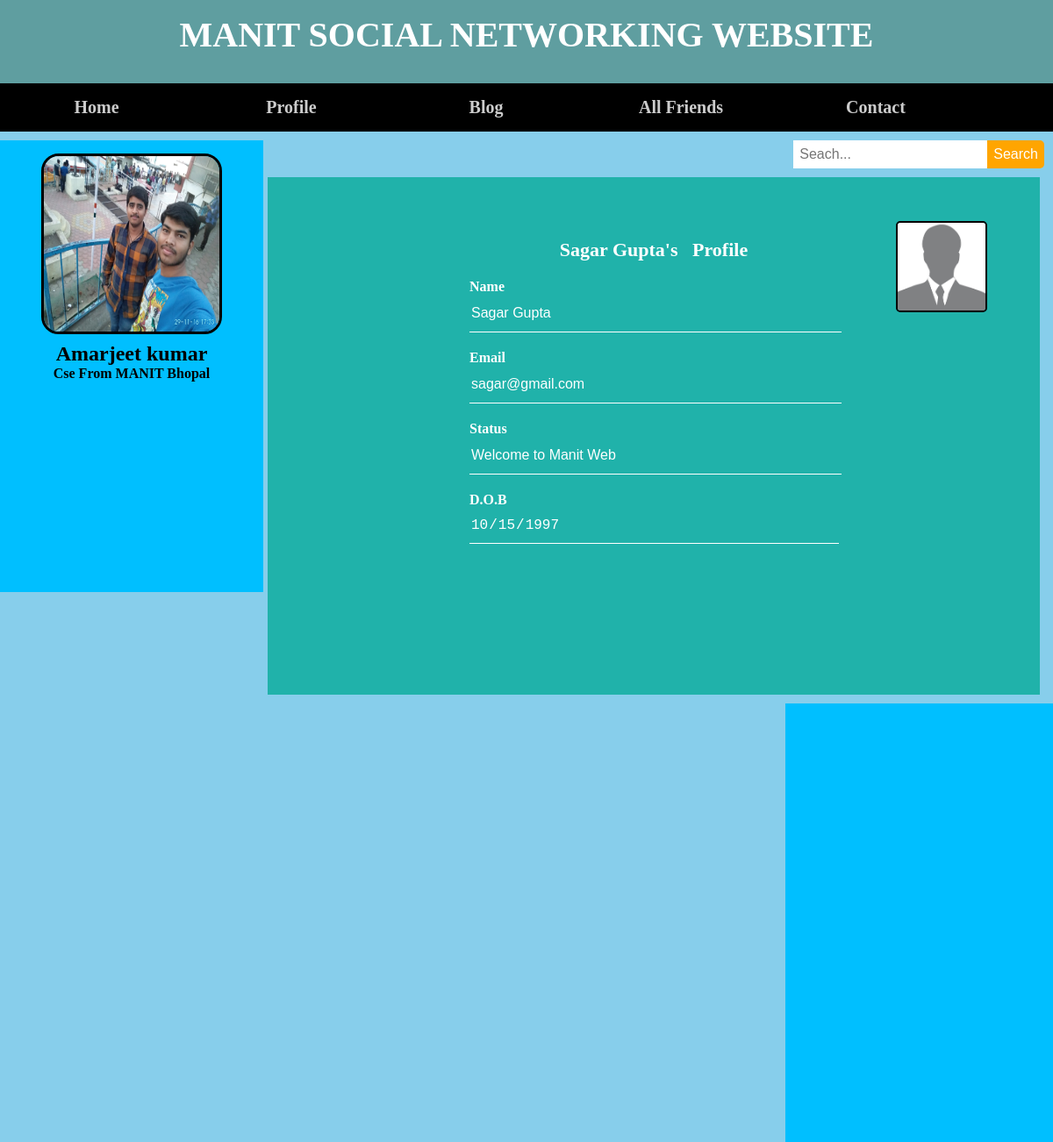
The app's page /profile.php?user_id=2 (signed in) with its own data.
### tables this page shows
CREATE TABLE `users` (
  `user_id` int(11) NOT NULL,
  `user_name` varchar(100) NOT NULL,
  `user_email` varchar(100) NOT NULL,
  `desc_user` varchar(255) NOT NULL,
  `relation` varchar(255) NOT NULL,
  `user_pass` varchar(50) NOT NULL,
  `user_country` varchar(50) NOT NULL,
  `user_gender` varchar(50) NOT NULL,
  `user_img` varchar(50) NOT NULL,
  `user_reg_date` varchar(50) NOT NULL,
  `status` text NOT NULL,
  `verifycode` varchar(11) NOT NULL,
  `posts` text NOT NULL,
  `dob` varchar(15) NOT NULL
);

### profile.php (the view, shortened to what this page needs)
<!DOCTYPE html>
<?php
include("function/function.php");
?>
<html>
<head>
	<link rel="stylesheet" type="text/css" href="style.css">
</head>
<body>
	<div class="maincontent">
	<div id="header">
		<div id="logo">
			MANIT SOCIAL NETWORKING WEBSITE
		</div>
	</div>
	<div class="navbar">
		<?php
		if (isset($_SESSION['email'])) {
				$email=$_SESSION['email'];
				$user="select * from users where user_email='$email' ";
				$run=mysqli_query($con,$user);
				$row=mysqli_fetch_array($run);
				$user_id=$row['user_id'];
				$user_name=$row['user_name'];
				$desc=$row['desc_user'];
				$user_img=$row['user_img'];
				$post_query="select * from posts where user_id='$user_id' ";
				$run_posts=mysqli_query($con,$post_query);
				$count_posts=mysqli_num_rows($run_posts);
				$msg_query="select * from message where reciever='$user_id' and status='unread' order by 1 desc ";
				$run_msg=mysqli_query($con,$msg_query);
				$count_msg=mysqli_num_rows($run_msg);
	echo "<ul>
			<li><a href='index.php'>Home</a></li>
			<li><a href='my_profile.php'>Profile</a>
				<ul>
					<li><a href='my_profile.php?user_id=$user_id'>Change Profile</a></li>
					<li><a href='changepassword.php'>Change Password</a></li>
					<li><a href='logout.php'>Log Out</a></li>
				</ul>
			</li>
			<li><a href='#'>Blog</a>
				<ul>
					<li><a href='my_message.php?Inbox&user_id=$user_id'>Message ($count_msg)</a></li>
					<li><a href='my_post.php?user_id=$user_id'>Posts ($count_posts)</a></li>
					<li><a href='#'>Friends</a></li>
				</ul>
			</li>
			<li><a href='friends.php'>All Friends</a></li>
			<li><a href='#'>Contact</a></li>
			<form method='post' action='#' id='searchbox'>
				<input type='text' name='search' placeholder='Seach...'' />
				<input type='submit' name='search' value='Search'>
			</form>
			</ul>
	</div>
		<div id='left'>
				<center>
					<img src='images/$user_img'  />
				</center>
				<div id='user_details'>
					<p><center><h2>$user_name</h2></center>
					<center><strong>$desc</strong></center></p>
					</br>
				</div>";
			}
			else {
				echo "<script>alert('Login First')</script>";
				echo "<script>window.open('login.php','_self')</script>";
			}
			?>
		</div>
		<div id="content">
		<?php
			if (isset($_GET['user_id'])) {
				$u_id=$_GET['user_id'];
				$query="select * from users where user_id='$u_id' ";
				$run=mysqli_query($con,$query);
				$row=mysqli_fetch_array($run);
				$u_name=$row['user_name'];
				$desc=$row['desc_user'];
				$u_img=$row['user_img'];
				$u_dob=$row['dob'];
				$u_email=$row['user_email'];
			}
		?>
		<img src="images/<?php echo $u_img ?>" width="100" height="100" style="float:right; margin-top: 50px; margin-right: 60px; border: 2px solid black;border-radius: 5px;">
			<div class="loginform">
				<h1> <?php echo $u_name ?>'s &nbsp  Profile </h1>
		<form  method="post" action="" enctype="multipart/form-data" autocomplete="off">
			<p> Name</p>
			<input type="text" name="user_name" value="<?php echo $u_name; ?>" disabled>
			<p>Email</p>
			<input type="text" name="user_email" value="<?php echo $u_email; ?>" disabled>
			<p>Status </p>
			<input type="text" name="user_desc" value="<?php echo $desc; ?>" disabled>
			<p>D.O.B</p>
			<input type="date" name="dob" value="<?php echo $u_dob; ?>" disabled>
		</form>
			</div>
		</div>
		<div id="right">
		</div>
</div>
</body>
</html>

### style.css (style rules this page uses)
html, body, div, span, applet, object, iframe, h1, h2, h3, h4, h5, h6, p, blockquote, pre, a, abbr, acronym, address, big, cite, code, del, dfn, em, img, ins, kbd, q, s, samp, small, strike, strong, sub, sup, tt, var, b, u, i, center, dl, dt, dd, ol, ul, li, fieldset, form, label, legend, table, caption, tbody, tfoot, thead, tr, th, td, article, aside, canvas, details, embed, figure, figcaption, footer, header, hgroup, menu, nav, output, ruby, section, summary, time, mark, audio, video { margin: 0; padding: 0; border: 0; }
body { background: skyblue; margin: 0px; }
#header { width: 100; height: 95px; margin: 0 auto; background: #5F9EA0; }
#logo { color: white; font-size: 40px; line-height:20px; font-family:comic sans MS; position: relative; font-weight: bold; text-align: center; top: 30px; }
.navbar { width: 100; height: 55px; margin: 0 auto; background-color:black; }
.navbar ul { margin: 0px; padding: 0px; list-style: none; }
.navbar ul li { float: left; width: 220px; height: 55px; background-color:black ; opacity: .8; line-height: 55px; text-align: center; margin-right: 2px; }
.navbar ul li a { text-decoration: none; text-align: center; color: white; font-weight: bold; font-size: 20px; display: block; }
.navbar #searchbox { margin-top: 10px; float: right; margin-right: 10px; }
.navbar #searchbox input[type=text] { padding: 7px; border: none; font-size: 16px; font-family: sans-serif; }
.navbar #searchbox input[type=submit] { float: right; background: orange; color: white; border-radius: 0px 5px 5px 0px; cursor: pointer; position: relative; padding: 7px; font-family: sans-serif; font-size: 16px; border: none; }
#left { width: 300px; float: left; padding-top: 15px; background-color: #00bfff; height: 500px; margin-top: 10px; }
#content { width:880px; margin-top: 10px; float: left; margin-left: 5px; background-color: #20B2AA; }
#right { width:305px; height: 500px; margin-top: 10px; float: right; margin-left: 0px; background-color: #00bfff; }
#left img { width: 200px; height: 200px; border: 3px solid black; border-radius: 20px; }
#user_details { width: 200px; margin: 0 auto; padding: 5px; height: 200px; }
.loginform { width: 420px; height: 450px; background:#20B2AA; color: #fff; padding: 70px 30px; margin-left: 200px; }
.loginform h1 { margin: 0; padding: 0 0 20px; text-align: center; font-size: 22px; }
.loginform p { margin: 0; padding: 0; font-weight: bold; }
.loginform input { width: 100%; margin-bottom: 20px; }
.loginform input[type="text"],input[type="password"],input[type="date"],input[type="file"] { border: none; border-bottom: 1px solid #fff; background:transparent; outline: none; height: 40px; color: #fff; font-size: 16px; }

### records on screen
users: user_img (picture), user_name "Amarjeet kumar", desc_user "Cse From MANIT Bhopal"
users: user_img (placeholder picture), user_name "Sagar Gupta", user_email "sagar@gmail.com", user_desc "Welcome to Manit Web", dob "10/15/1997"
